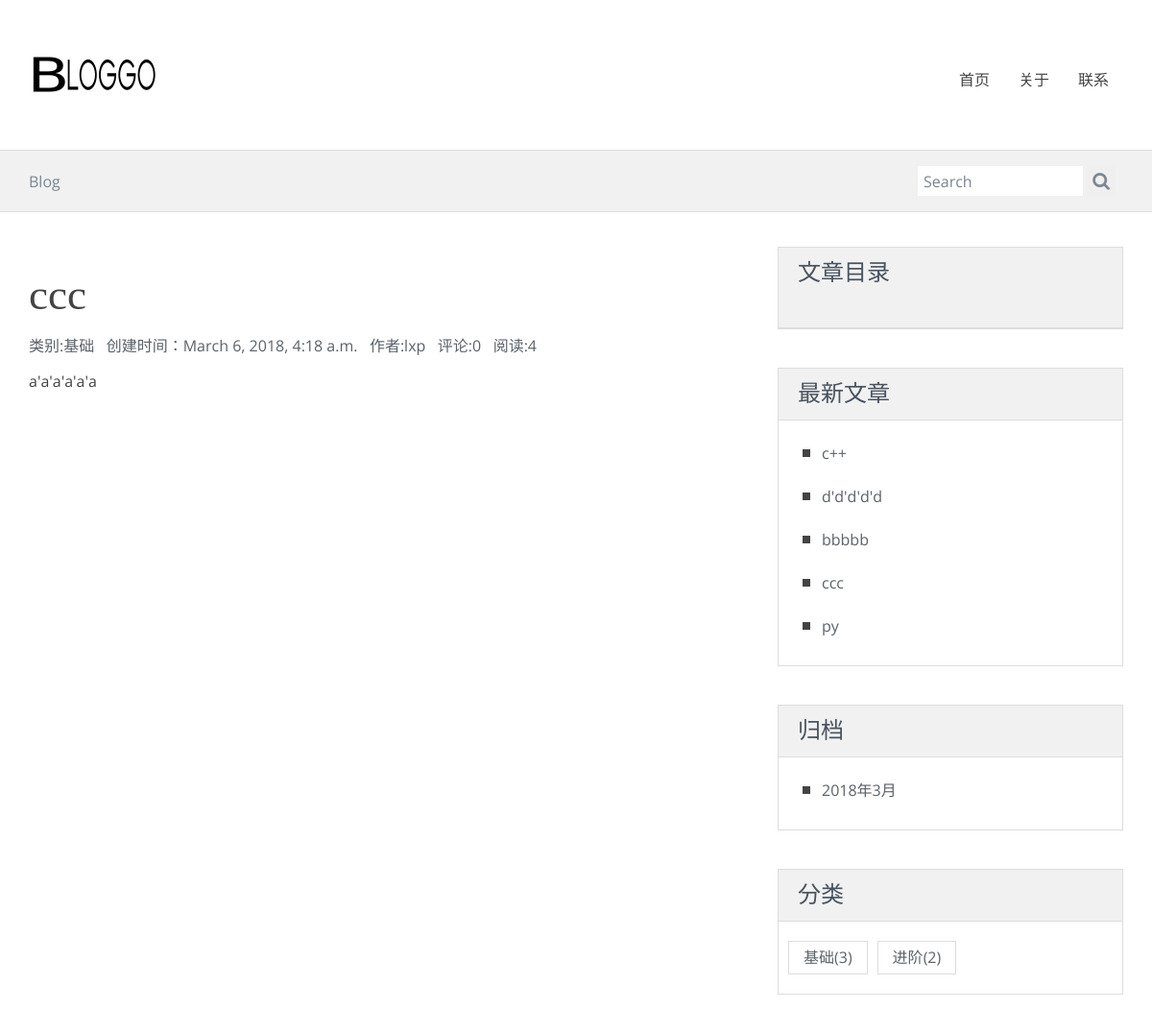
The page /post/8/ on the database its author committed.
### blog/models.py (models this page shows, shortened)
class Post(models.Model):
    title = models.CharField(max_length=70)
    body = models.TextField()
    created_time = models.DateTimeField()
    modified_time = models.DateTimeField()
    excerpt = models.CharField(max_length=200,blank=True)
    category = models.ForeignKey(Category,on_delete=models.CASCADE)
    tags = models.ManyToManyField(Tag,blank=True)
    author = models.ForeignKey(User,on_delete=models.CASCADE)
    views = models.PositiveIntegerField(default=0)
    def increase_views(self):
        self.views+=1
        self.save(update_fields=['views'])
    def get_absolute_url(self):
        return reverse('blog:detail',kwargs={'pk':self.pk})
    def save(self,*args,**kwargs):
        if not self.excerpt:
            md = markdown.Markdown(extensions=[
                'markdown.extensions.extra',
                'markdown.extensions.codehilite'
            ])
            self.excerpt = strip_tags(md.convert(self.body))[:54]
        super(Post,self).save(*args,**kwargs)

class Category(models.Model):
    name = models.CharField(max_length=100)

### blog/views.py (the view)
# urls.py: url(r'^post/(?P<pk>[0-9]+)/$', views.PostDetailView.as_view(), name='detail'),
class PostDetailView(DetailView):
    model = Post
    template_name = 'blog/detail.html'
    context_object_name = 'post'
    def get(self, request, *args, **kwargs):
        response = super(PostDetailView, self).get(request, *args, **kwargs)
        self.object.increase_views()
        return response
    def get_object(self, queryset=None):
        post = super(PostDetailView, self).get_object(queryset=None)
        md = markdown.Markdown(extensions=[
                                          'markdown.extensions.extra',
                                          'markdown.extensions.codehilite',
                                          TocExtension(slugify=slugify),
                                      ])
        post.body = md.convert(post.body)
        post.toc = md.toc
        return post
    def get_context_data(self, **kwargs):
        context = super(PostDetailView, self).get_context_data(**kwargs)
        form = CommentForm()
        comment_list = self.object.comment_set.all()
        context.update({
            'form': form,
            'comment_list': comment_list
        })
        return context

### comments/forms.py
class CommentForm(forms.ModelForm):
    class Meta:
        model = Comment
        fields = ['name', 'email', 'url', 'text']

### blog/templatetags/blog_tags.py (called while the page is built)
@register.simple_tag
def get_recent_posts(num=5):
    return Post.objects.all().order_by('-created_time')[:num]

@register.simple_tag
def archives():
    return Post.objects.dates('created_time','month',order='DESC')

@register.simple_tag
def get_categories():
    return Category.objects.annotate(num_posts=Count('post')).filter(num_posts__gt=0)

### templates/blog/detail.html (shortened to what this page needs)
{% extends 'blog/base.html' %}
{% block main %}
                <article class="post post-1">
                    <header class="entry-header">
                        <h1 class="entry-title">{{post.title}}</h1>
                        <div class="entry-meta">
                            <span class="post-category"><a href="#">类别:{{post.category.name}}&nbsp&nbsp</a></span>
                            <span class="post-date"><a href="#"><time class="entry-date"
                                                                      datetime="{{post.created_time}}">创建时间：{{post.created_time}}&nbsp&nbsp</time></a></span>
                            <span class="post-author"><a href="#">作者:{{post.author}}&nbsp&nbsp</a></span>
                            <span class="comments-link"><a href="#">评论:{{comment_list.count}}&nbsp&nbsp </a></span>
                            <span class="views-count"><a href="#">阅读:{{post.views}} </a></span>
                        </div>
                    </header>
                    <div class="widewrapper main">
                        <p>{{post.body|safe}}</p>
                    </div>
                </article>
{% endblock main %}
{% block toc %}
    <div class="aside-widget">
    <header>
        <h3 class="widget-title">文章目录</h3>
        <div class="body">
        </div>
    </header>
    </div>
{% endblock toc %}

### templates/blog/base.html (shortened to what this page needs)
{% load staticfiles %}
{% load blog_tags %}
<!DOCTYPE html>
<html lang="en">
<head>
    <link rel="stylesheet" href="{% static 'blog/css/Myown.css' %}">
    <link rel="stylesheet" href="{% static 'blog/css/bootstrap.min.css' %}">
    <link rel="stylesheet" href="{% static 'blog/css/font-awesome/css/font-awesome.min.css' %}">
    <link rel="stylesheet" href="{% static 'blog/css/style.css' %}" id="theme-styles">
</head>
<body>
    <header>
        <div class="widewrapper masthead">
            <div class="container">
                <a href="index.html" id="logo">
                    <img src="{% static 'blog/img/logo.png' %}" alt="clean Blog">
                </a>
                <nav class="pull-right clean-nav">
                    <div class="collapse navbar-collapse">
                        <ul class="nav nav-pills navbar-nav">
                            <li>
                                <a href="/">首页</a>
                            </li>
                            <li>
                                <a href="about.html">关于</a>
                            </li>
                            <li>
                                <a href="contact.html">联系</a>
                            </li>
                        </ul>
                    </div>
                </nav>
            </div>
        </div>
        <div class="widewrapper subheader">
            <div class="container">
                <div class="clean-breadcrumb">
                    <a href="/">Blog</a>
                </div>
                <div class="clean-searchbox">
                    <form action="{% url 'haystack_search' %}" method="get" accept-charset="utf-8">
                        <input class="searchfield" name='q' id="searchbox" type="text" placeholder="Search">
                        <button class="searchbutton" type="submit">
                            <i class="fa fa-search"></i>
                        </button>
                    </form>
                </div>
            </div>
        </div>
    </header>
    <div class="widewrapper main">
        <div class="container">
            <div class="row">
                <div class="col-md-8 blog-main">
                    {% block main %}
                    {% endblock main %}
                </div>
                <aside class="col-md-4 blog-aside">
                         {% block toc %}
                        {% endblock toc %}
                    <div class="aside-widget">
                        <header>
                            <h3>最新文章</h3>
                        </header>
                        <div class="body">
                            {% get_recent_posts as recent_post_list %}
                            <ul class="clean-list">
                                {% for post in recent_post_list %}
                                <li>
                                <a href="{{ post.get_absolute_url }}">{{ post.title}}</a>
                                </li>
                                {% empty %}
			             	    暂无文章！
			            		{% endfor %}
                            </ul>
                        </div>
                    </div>
                    <div class="aside-widget">
                        <header>
                            <h3>归档</h3>
                        </header>
                        <div class="body">
                            {% archives as date_list %}
                            <ul class="clean-list">
                                {% for date in date_list %}
                                <li>
                                 <a href="{% url 'blog:archives' date.year date.month %}">{{date.year}}年{{date.month}}月</a>
                                </li>
                                {% empty %}
		                			暂无归档！
			             		{% endfor %}
                            </ul>
                        </div>
                    </div>
                    <div class="aside-widget">
                        <header>
                            <h3>分类</h3>
                        </header>
                        <div class="body clearfix">
                            {% get_categories as category_list %}
                            <ul class="tags">
                                {% for category in category_list %}
                                 <li>
                                    <a href="{% url 'blog:category' category.pk %}">{{category.name}}<span class="post-count">({{ category.num_posts }})</span></a>
                                 </li>
                                {% empty %}
				                	暂无分类！
			            		{% endfor %}
                            </ul>
                        </div>
                    </div>
                </aside>
            </div>
        </div>
    </div>
</body>
</html>

### blog/static/blog/css/style.css (style rules this page uses)
body { font-size: 16px; line-height: 27px; font-family: 'Open Sans', sans-serif; color: #444; background-color: #fff; }
a { color: #5b6268; }
h1 { font-size: 45px; line-height: 60px; font-weight: normal; font-family: 'PT Serif', serif; }
h3 { font-size: 21px; line-height: 30px; font-weight: normal; font-family: 'Open Sans', sans-serif; }
.fa { font-size: 24px; }
.masthead { padding-top: 55px; padding-bottom: 55px; }
.masthead #logo { float: left; display: block; }
.widewrapper { background-color: #fff; }
.widewrapper.masthead { background-color: #fff; color: #f8f8f9; border-bottom: #aaa; }
.widewrapper.subheader { background-color: #f1f1f1; color: #444; font-size: 16px; min-height: 63px; border-top: 1px solid #ddd; border-bottom: 1px solid #ddd; }
.clean-nav .nav-pills { margin-top: 10px; margin-bottom: 0; font-size: 16px; }
.clean-nav .nav-pills > li { margin-left: 10px; }
.clean-nav .nav-pills > li > a { color: #444; padding: 11px 0 11px 20px; line-height: 14px; }
.clean-nav .navbar-collapse { box-shadow: none; }
.clean-breadcrumb { color: #7b8690; float: left; margin-top: 19px; }
.clean-breadcrumb a { color: #7b8690; }
.clean-searchbox { float: right; display: inline-block; min-width: 210px; margin-bottom: 16px; margin-top: 16px; }
.clean-searchbox form { margin: 0; }
.clean-searchbox .fa { color: #7b8690; font-size: 19px; }
.clean-searchbox .searchbutton, .clean-searchbox .searchfield { color: #7b8690; }
.clean-searchbox .searchbutton { display: inline-block; border: none; line-height: 20px; height: 31px; vertical-align: middle; }
.clean-searchbox .searchfield { border: none; height: 22px; line-height: 22px; -webkit-box-sizing: content-box; -moz-box-sizing: content-box; box-sizing: content-box; padding: 5px 6px 4px 6px; vertical-align: middle; display: inline-block; margin-bottom: 0; width: 160px; font-size: 16px; margin-left: -4px; outline: none; }
.clean-list { list-style: none; }
.clean-list li { line-height: 23px; margin-bottom: 14px; }
.clean-list li:before { content: ""; background-color: #444; border-style: solid; border-width: 4px 4px; display: block; width: 8px; left: -20px; top: 15px; position: relative; }
.blog-main, .blog-aside { position: relative; }
.blog-main:before, .blog-aside:before { height: 100%; content: ""; position: absolute; top: 0; width: 1px; }
.blog-main { padding-top: 36px; padding-bottom: 20px; }
.blog-main:before { right: -16px; }
.blog-aside { padding-top: 36px; }
.blog-aside:before { left: 15px; }
.aside-widget { margin-bottom: 40px; border: 1px solid #ddd; }
.aside-widget header { background-color: #f1f1f1; border-bottom: 1px solid #ddd; }
.aside-widget header h3 { font-size: 24px; padding: 10px 20px 3px 20px; margin-top: 0; color: #48535f; }
.aside-widget .body { margin: 10px 0; padding: 5px; }
.aside-widget a { color: #5b6268; }
.tags { list-style: none; margin: 0; padding-left: 0; }
.tags li { float: left; }
.tags li a { padding: 3px 15px; display: inline-block; margin: 5px; border: 1px solid rgb(221, 221, 221); }

### rows shown on the page
Post: title "ccc", category.name "基础", created_time "March 6, 2018, 4:18 a.m.", author "lxp", count "0", views "4", body "a'a'a'a'a'a"
Post: title "c++"
Post: title "d'd'd'd'd"
Post: title "bbbbb"
Post: title "py"
Category: name "基础", num_posts "3"
Category: name "进阶", num_posts "2"

### other values the page prints
{{ date.year }} "2018"
{{ date.month }} "3"
